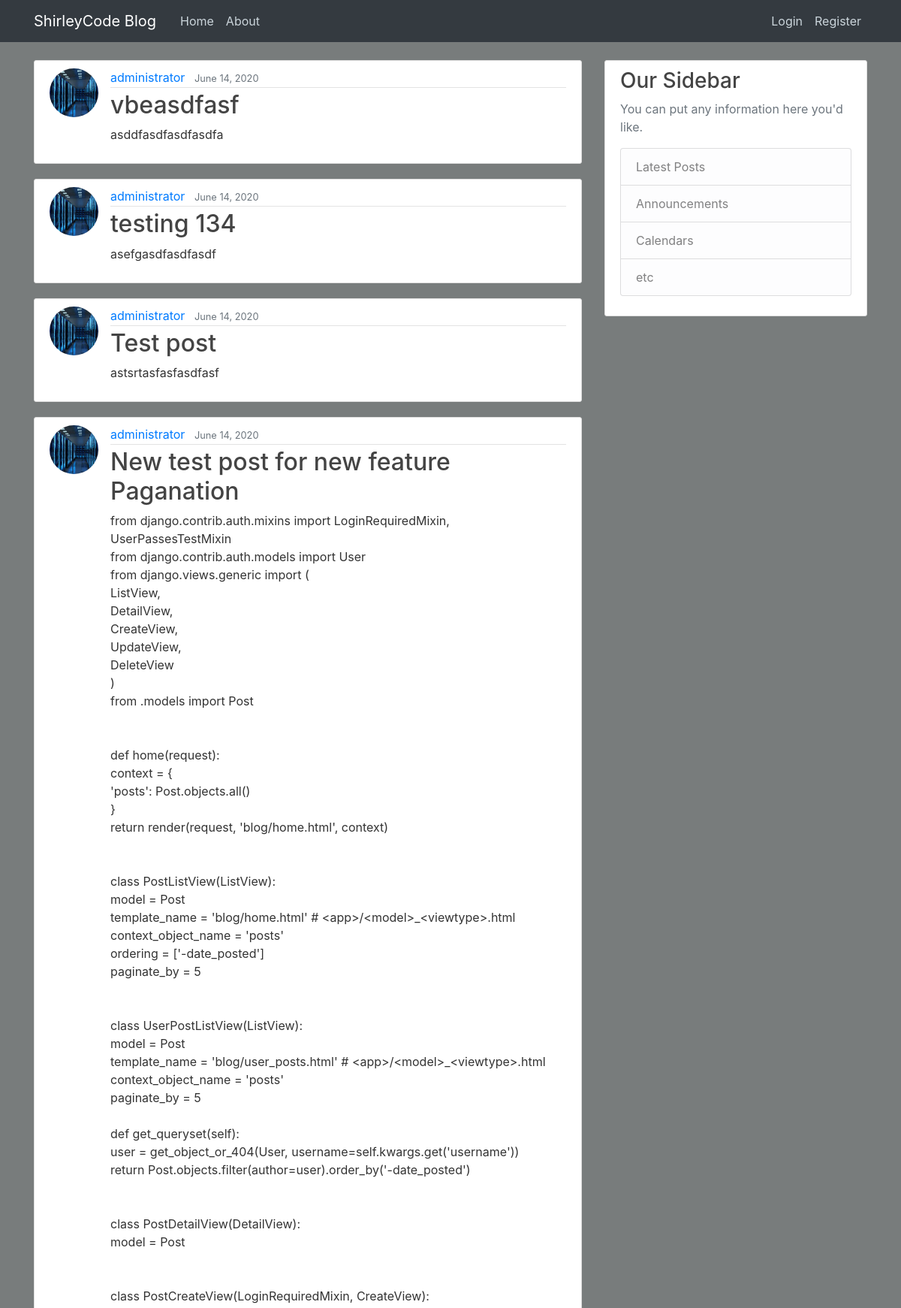
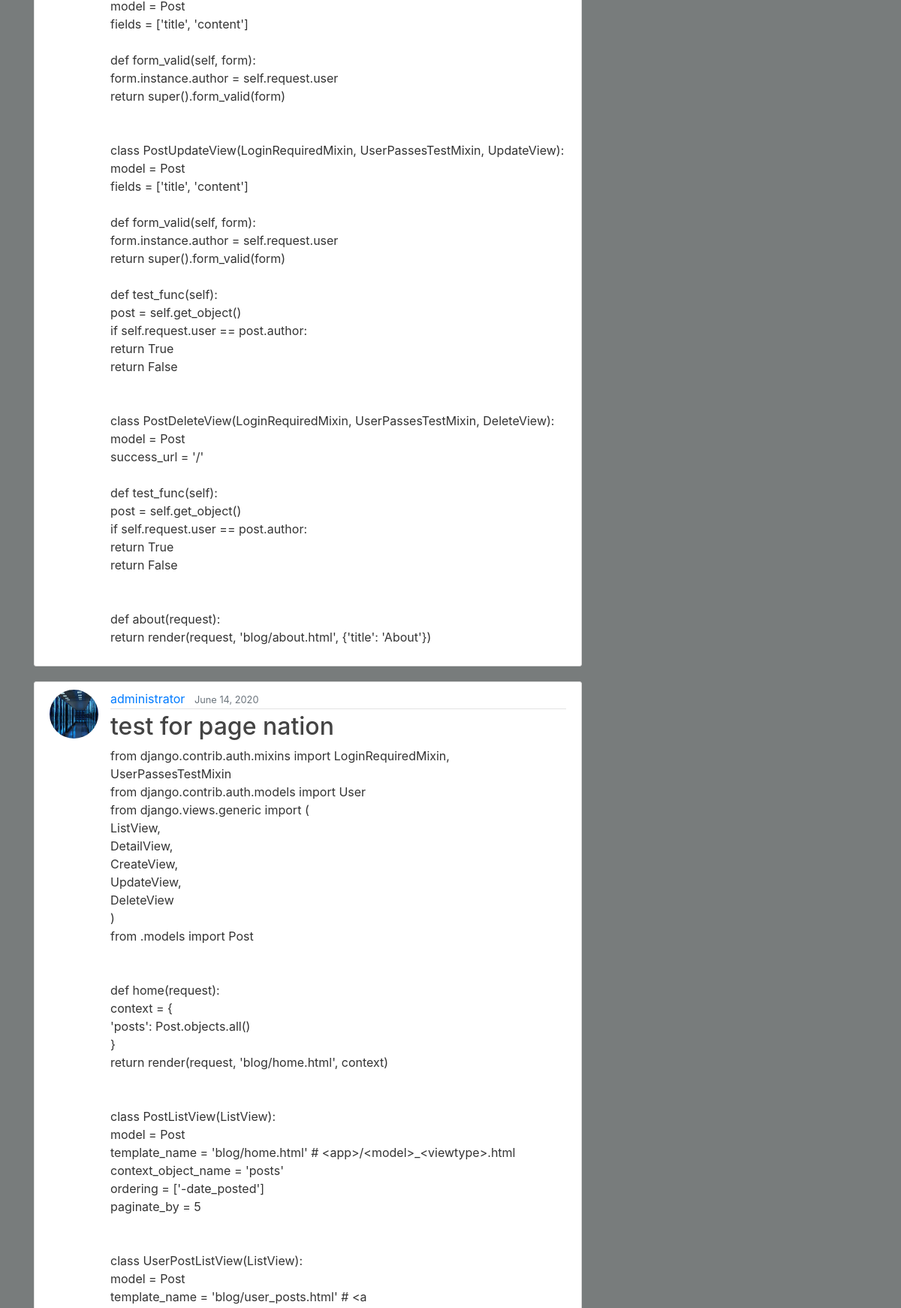
The page / (upper part) on the database its author committed (2 pictures, top to bottom).
### blog/models.py (models this page shows, shortened)
class Post(models.Model):
    title =  models.CharField(max_length=100)
    content = models.TextField()
    date_posted = models.DateTimeField(default=timezone.now)
    author = models.ForeignKey(User, on_delete=models.CASCADE)

### users/models.py (models this page shows, shortened)
class Profile(models.Model):
    user = models.OneToOneField(User, on_delete=models.CASCADE)
    image = models.ImageField(default='default.jpg', upload_to='profile_pics')

### blog/views.py (the view)
# urls.py: path('', PostListView.as_view(), name='blog-home'),
class PostListView(ListView):
    model = Post
    template_name = 'blog/home.html'  # <app>/<model>_<viewtype>.html
    context_object_name = 'posts'
    ordering = ['-date_posted']
    paginate_by = 5

### blog/templates/blog/home.html (shortened to what this page needs)
{% extends "blog/base.html" %}
{% block content %}
    {% for post in posts %}
        <article class="media content-section">
          <img class="rounded-circle article-img" src="{{ post.author.profile.image.url }}">
          <div class="media-body">
            <div class="article-metadata">
              <a class="mr-2" href="{% url 'user-posts' post.author.username %}">{{ post.author }}</a>
              <small class="text-muted">{{ post.date_posted|date:"F d, Y" }}</small>
            </div>
            <h2><a class="article-title" href="{% url 'post-detail' post.id %}">{{ post.title }}</a></h2>
            <p class="article-content">{{ post.content }}</p>
          </div>
        </article>
    {% endfor %}
{% endblock content %}

### blog/templates/blog/base.html (shortened to what this page needs)
{% load static %}
<!DOCTYPE html>
<html>
<head>
    <link rel="stylesheet" href="https://maxcdn.bootstrapcdn.com/bootstrap/4.0.0/css/bootstrap.min.css">
    <link rel="stylesheet" type="text/css" href="{% static 'blog/main.css' %}">
</head>
<body style="background-color: rgb(120, 124, 124);">
    <header class="site-header">
      <nav class="navbar navbar-expand-md navbar-dark bg-dark fixed-top">
        <div class="container">
          <a class="navbar-brand mr-4" href="{% url 'blog-home' %}">ShirleyCode Blog</a>
          <div class="collapse navbar-collapse" id="navbarColor02">
            <div class="navbar-nav mr-auto">
              <a class="nav-item nav-link" href="{% url 'blog-home' %}">Home</a><span class="sr-only">(current)</span></a>
              <a class="nav-item nav-link" href="{% url 'blog-about' %}">About</a>
            </div>
            <div class="navbar-nav">
              {% if user.is_authenticated %}
              <a class="nav-item nav-link" href="{% url 'post-create' %}">New Post</a>
                <a class="nav-item nav-link" href="{% url 'profile' %}">Profile</a>
                  <a class="nav-item nav-link" href="{% url 'login' %}">Login</a>
                <a class="nav-item nav-link" href="{% url 'logout' %}">Logout</a>
              {% else %}
                <a class="nav-item nav-link" href="{% url 'login' %}">Login</a>
                <a class="nav-item nav-link" href="{% url 'register' %}">Register</a>
              {% endif %}
            </div>
          </div>
        </div>
      </nav>
    </header>
    <main role="main" class="container">
      <div class="row">
        <div class="col-md-8">
          {% block content %}{% endblock %}
        </div>
        <div class="col-md-4">
          <div class="content-section">
            <h3>Our Sidebar</h3>
            <p class='text-muted'>You can put any information here you'd like.
              <ul class="list-group">
                <li class="list-group-item list-group-item-light">Latest Posts</li>
                <li class="list-group-item list-group-item-light">Announcements</li>
                <li class="list-group-item list-group-item-light">Calendars</li>
                <li class="list-group-item list-group-item-light">etc</li>
              </ul>
            </p>
          </div>
        </div>
      </div>
    </main>
</body>
</html>

### blog/static/blog/main.css (style rules this page uses)
body { background: #fafafa; color: #333333; margin-top: 5rem; }
h1, h2, h3, h4, h5, h6 { color: #444444; }
ul { margin: 0; }
.site-header .navbar-nav .nav-link { color: #cbd5db; }
.content-section { background: #ffffff; padding: 10px 20px; border: 1px solid #dddddd; border-radius: 3px; margin-bottom: 20px; }
.article-title { color: #444444; }
.article-content { white-space: pre-line; }
.article-img { height: 65px; width: 65px; margin-right: 16px; }
.article-metadata { padding-bottom: 1px; margin-bottom: 4px; border-bottom: 1px solid #e3e3e3 }

### rows shown on the page
Post: author.profile.image (picture), author "administrator", date_posted "June 14, 2020", title "vbeasdfasf", content "asddfasdfasdfasdfa"
Post: author.profile.image (picture), author "administrator", date_posted "June 14, 2020", title "testing 134", content "asefgasdfasdfasdf"
Post: author.profile.image (picture), author "administrator", date_posted "June 14, 2020", title "Test post", content "astsrtasfasfasdfasf"
Post: author.profile.image (picture), author "administrator", date_posted "June 14, 2020", title "New test post for new feature Paganation", content "from django.contrib.auth.mixins import LoginRequiredMixin, UserPassesTestMixin from django.contrib.auth.models import User from django.views.generic import ( ListView, DetailView, CreateView, UpdateView, DeleteView ) from .models import Post def home(request): context = { 'posts': Post.objects.all() } return render(request, 'blog/home.html', context) class PostListView(ListView): model = Post template_name = 'blog/home.html' # <app>/<model>_<viewtype>.html context_object_name = 'posts' ordering = ['-date_posted'] paginate_by = 5 class UserPostListView(ListView): model = Post template_name = 'blog/user_posts.html' # <app>/<model>_<viewtype>.html context_object_name = 'posts' paginate_by = 5…"
Post: author.profile.image (picture), author "administrator", date_posted "June 14, 2020", title "test for page nation", content "from django.contrib.auth.mixins import LoginRequiredMixin, UserPassesTestMixin from django.contrib.auth.models import User from django.views.generic import ( ListView, DetailView, CreateView, UpdateView, DeleteView ) from .models import Post def home(request): context = { 'posts': Post.objects.all() } return render(request, 'blog/home.html', context) class PostListView(ListView): model = Post template_name = 'blog/home.html' # <app>/<model>_<viewtype>.html context_object_name = 'posts' ordering = ['-date_posted'] paginate_by = 5 class UserPostListView(ListView): model = Post template_name = 'blog/user_posts.html' # <a"
